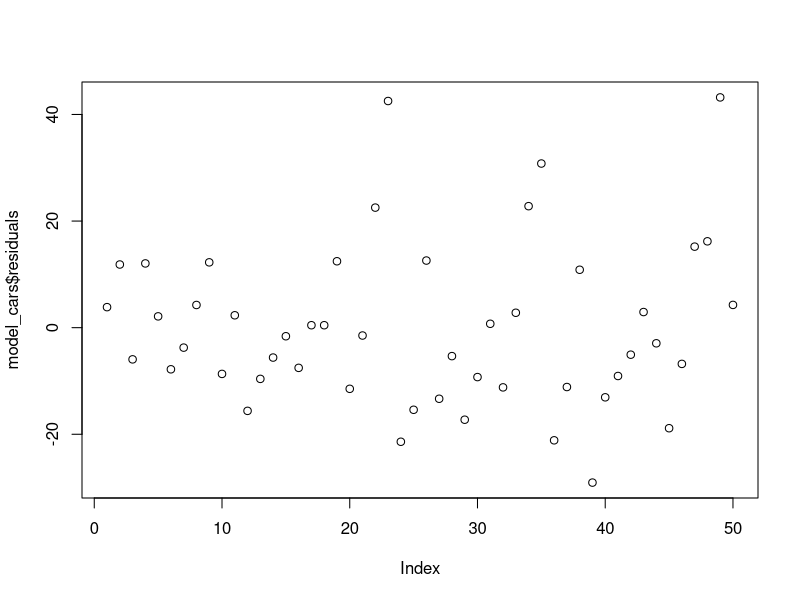
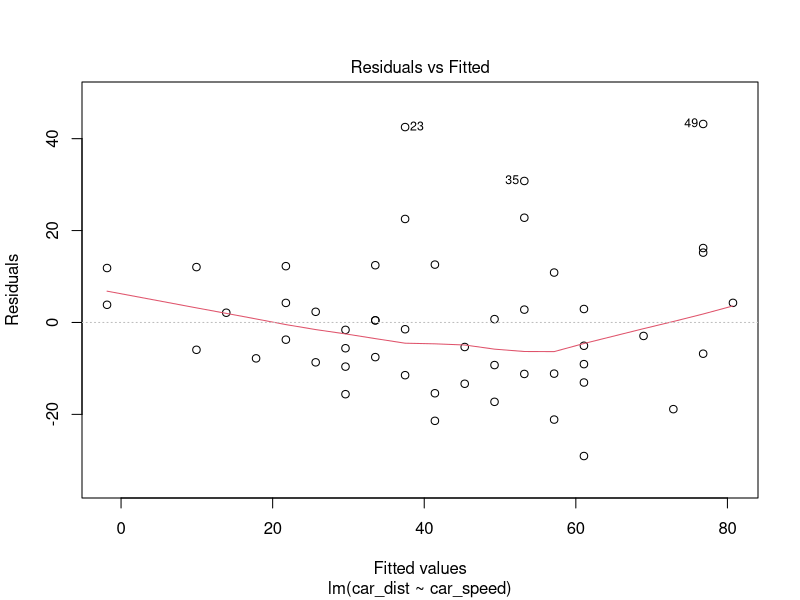
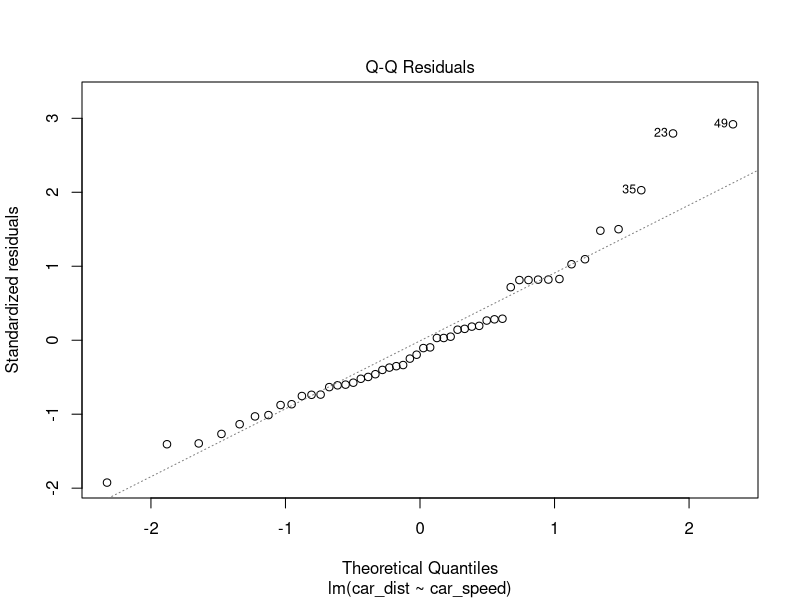
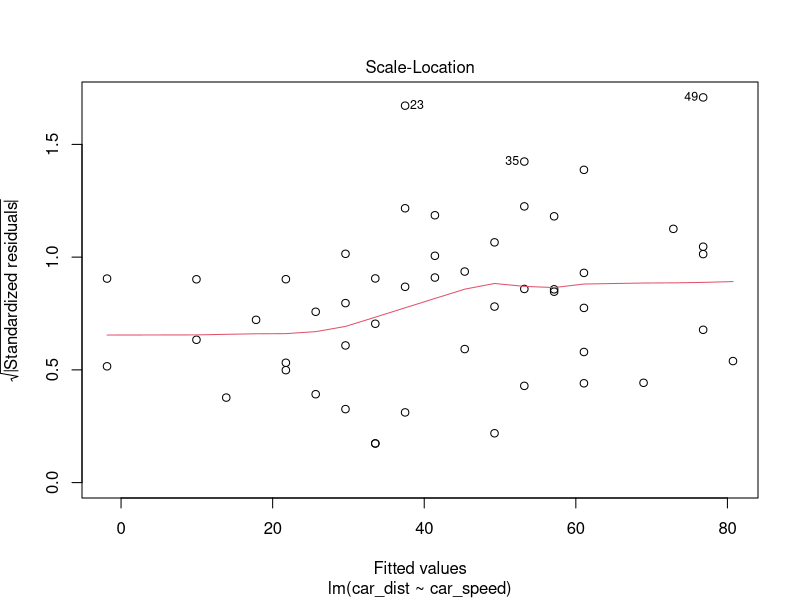
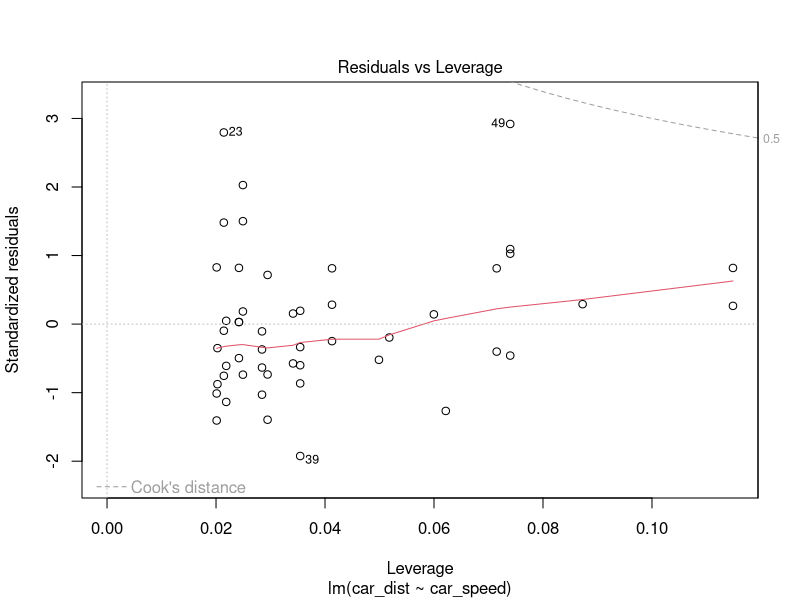
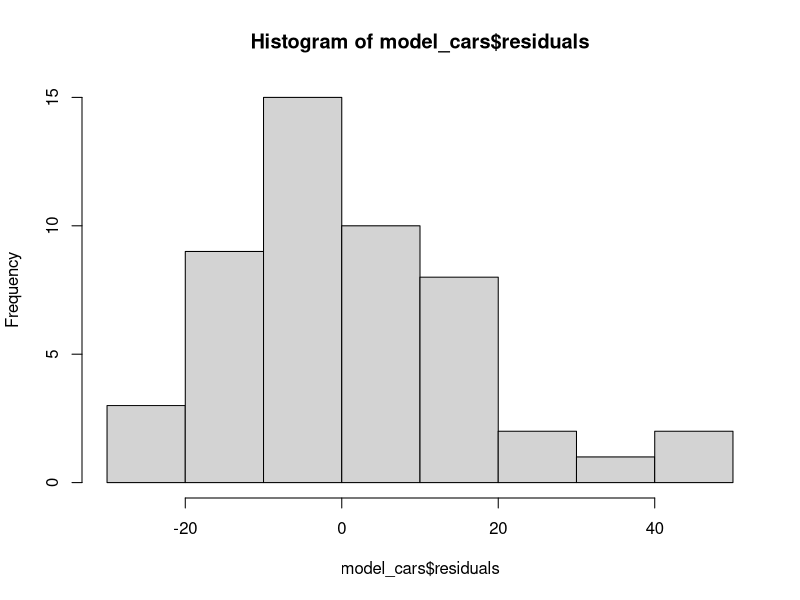
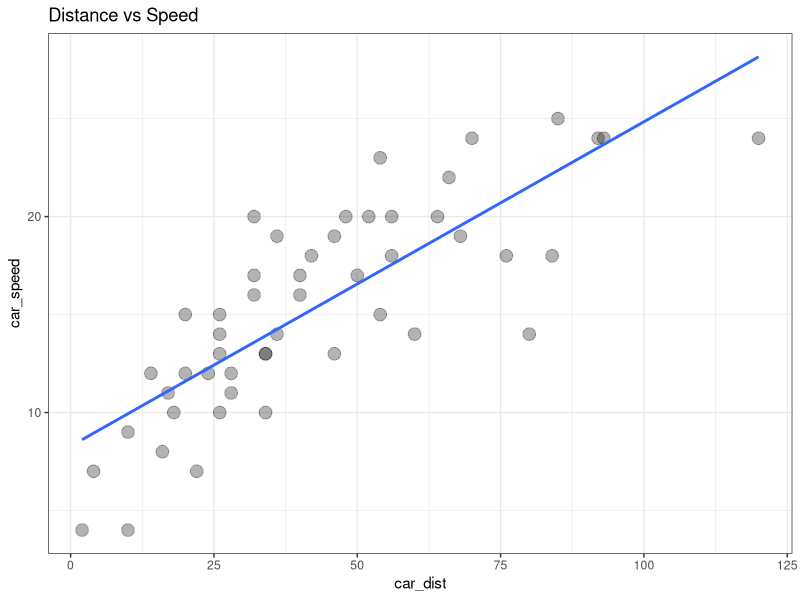
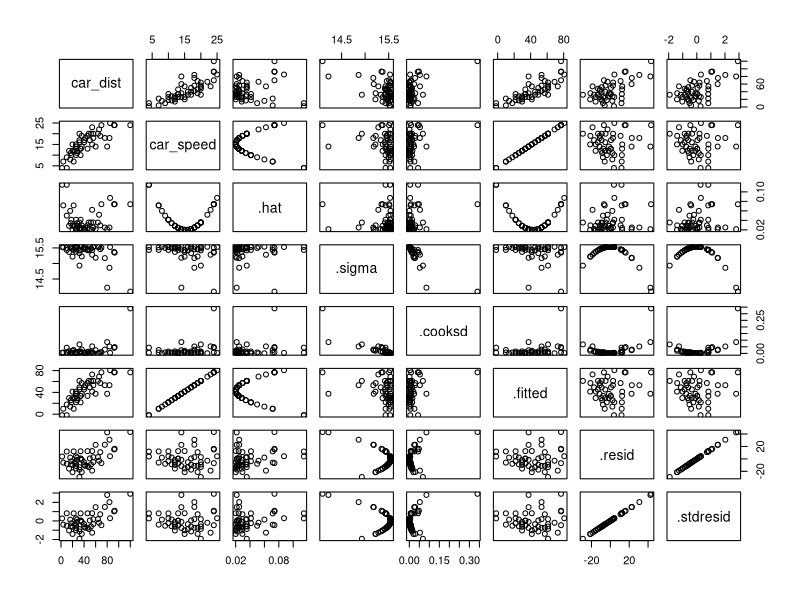

Write the R code that produced these figures, in order.
library(tidyverse)
library(ggfortify)

theme_set(theme_bw())

#let's do a model for the cars data set
cars
cars<-cars
#define two variables, columnes
car_speed<-c(cars$speed)
car_dist<-c(cars$dist)

#decide on dependent and independent variable
#dependent variable = car distance
#independent variable = car speed
model_cars<-lm(car_dist~car_speed, data = cars)

#inspect residuals of the model
plot(model_cars$residuals)
plot(model_cars)

#check if the model residuals follow a normal distribution
hist(model_cars$residuals)

#my code -----------------------------------------------------------------------
#plot distance vs speed
ggplot(data = cars, aes(x = car_dist, y = car_speed)) + 
  geom_point(alpha = 0.3, size = 4, fill = as.factor(car_dist)) + 
  geom_smooth(formula = y ~ x, method = lm, se = FALSE) +
  labs(title = "Distance vs Speed")

#plot residuals
data.class(model_cars) # not data frame
fortified_model_cars <- fortify(model_cars) # fortify makes it a data frame
plot(fortified_model_cars)

ggplot(data = fortified_model_cars$residuals, aes(x = fortified_model_cars$.fitted, 
                                                  y = fortified_model_cars$.resid , 
                                                  color = as.factor(car_dist),
                                                  size = car_speed)) + 
  geom_point(alpha = 0.7) +
  labs(title = "Residuals of the LM model of Car",
       x = "Index",
       y = "Residuals",
       color = "car_dist") +
  scale_fill_gradient(low = "green", high = "red")

# sigma
ggplot(data = fortified_model_cars$residuals, aes(x = fortified_model_cars$.sigma, 
                                                  y = fortified_model_cars$.resid , 
                                                  color = as.factor(car_dist),
                                                  size = car_speed)) + 
  geom_point(alpha = 0.7) +
  labs(title = "Residuals of the LM model of Car based on Sigma",
       x = "Index",
       y = "Residuals",
       color = "car_dist") +
  scale_fill_gradient(low = "green", high = "red")


# SWISS dataset --------------------------------------------------------------

plot(swiss)
?swiss
plot(swiss$Fertility ~ swiss$Agriculture)
plot(swiss$Examination ~ swiss$Agriculture)

edu <- swiss$Education
exam <- swiss$Examination

ggplot(data = swiss, aes (x = edu , y = exam, size = swiss$Catholic) ) + 
  geom_point() + 
  geom_smooth(method = "lm", se= FALSE)

#principle component analysis 
biplot(prcomp(swiss)) 
